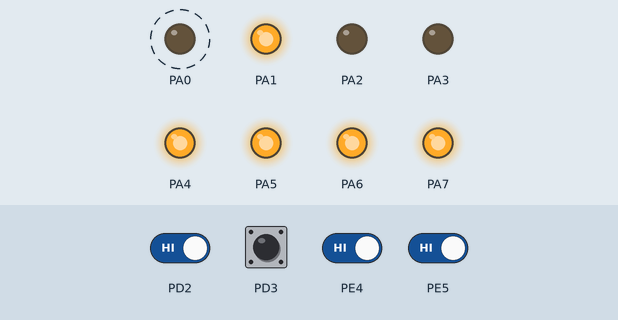
Recording of a program running on a simulated ATmega128, built with avr-gcc and emulated at 16 MHz. On the bench: output pins drawn as LEDs (lit = HIGH). Dashed ring = blinking. The test bench sets the inputs (shaded band); at power-on: PD2, PD3, PE4, PE5 HIGH.

Above: at 1.25 s.
1.3 s: PD2 driven LOW
At 2.1 s:
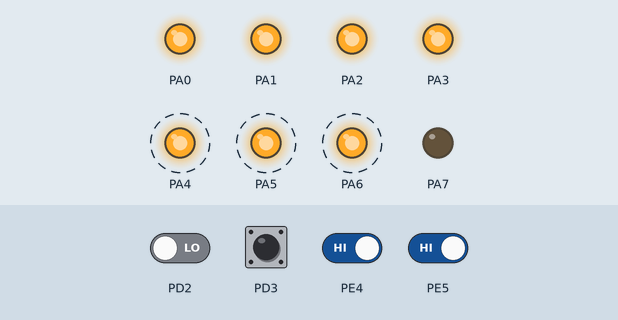
4.3 s: PE4 driven LOW
At 4.45 s:
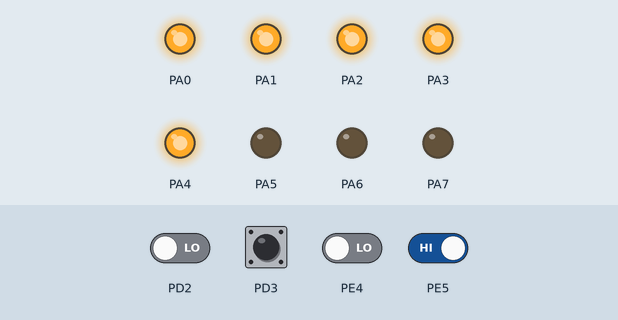
7.3 s: PE5 driven LOW
At 8.35 s:
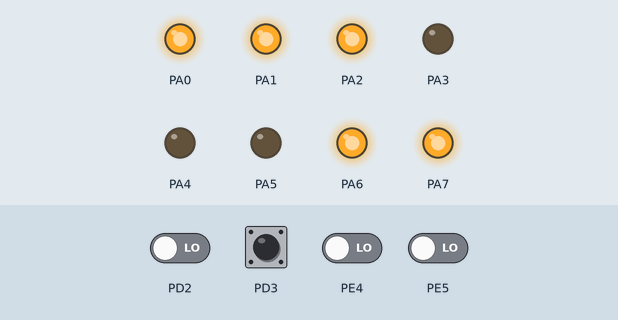
10.3 s: PD3 driven LOW
At 10.65 s:
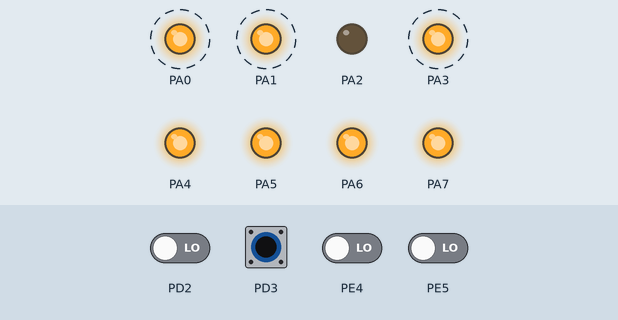
13.3 s: PD3 pulsed HIGH 2 times (0.12 s each, 0.3 s apart)
At 26.65 s:
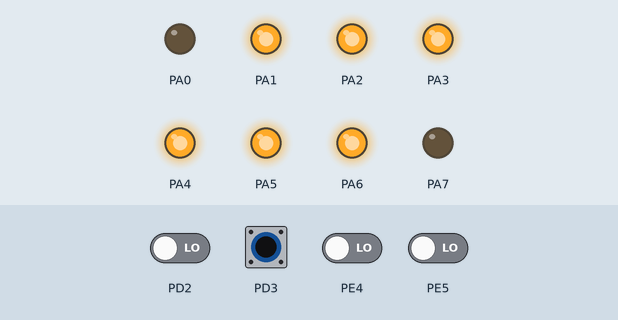
Timing chart, 0 to 28.5 s (numbered marks = the images above; inputs shaded):
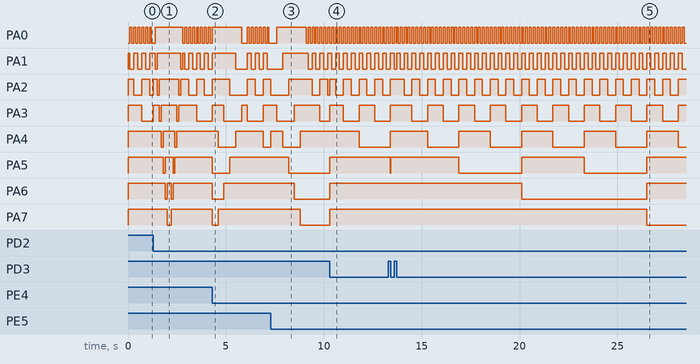

The program:

main.c
```c
#define F_CPU 16000000
#include <avr/io.h>
#include <avr/interrupt.h>
#include <util/delay.h>
int main(void)
{
	DDRA  = 0xFF;
	DDRD &= ~((1 << PD2) | (1 << PD3));    // 스위치 2,3
	DDRE &= ~((1 << PE4) | (1 << PE5));    // 스위치 0,1
	PORTA = 0xFF;                          // 카운터 0
	EIMSK = (1 << INT2) | (1 << INT3) | (1 << INT4) | (1 << INT5);
	EICRA = (1 << ISC21) | (1 << ISC31);   // INT2, INT3
	EICRB = (1 << ISC41) | (1 << ISC51);   // INT4, INT5
	sei();
	while (1)
	{
		if (PORTA == 0x00)  PORTA = 0xFF;  // 다 세면 0으로 되돌리기
		else                PORTA--;       // 감소 = 표시값 증가
		_delay_ms(100);
	}
}
ISR(INT4_vect)    // SW0: LED 3개 우측 이동
{
	int16_t temp = 0b11100000;
	for (int i = 0; i < 6; i++)
	{
		PORTA = ~temp;
		temp = temp >> 1;
		_delay_ms(300);
	}
}
ISR(INT5_vect)    // SW1: LED 3개 좌측 이동
{
	int16_t temp = 0b00000111;
	for (int i = 0; i < 6; i++)
	{
		PORTA = ~temp;
		temp = temp << 1;
		_delay_ms(300);
	}
}
ISR(INT2_vect)    // SW2: 1개 좌측 이동 후 우측 이동
{
	int16_t temp = 0b00000001;
	for (int i = 0; i < 8; i++)
	{
		PORTA = ~temp;
		temp = temp << 1;
		_delay_ms(100);
	}
	for (int i = 0; i < 8; i++)
	{
		temp = temp >> 1;
		PORTA = ~temp;
		_delay_ms(100);
	}
}
ISR(INT3_vect)    // SW3: 카운터 초기화
{
	PORTA = 0xFF;
}
```

Measured:
- after the input at 1.3 s, PA6: alternates HIGH for 0.20 s and LOW for 0.10 s, 4 changes in all, then stays HIGH, starting after 0.60 s; PA7: HIGH → LOW after 0.70 s, → HIGH 0.20 s later
- after the input at 4.3 s, PA5: HIGH → LOW after 0.00 s instead of 1.6 s; PA6: HIGH → LOW at once, → HIGH 0.60 s later; PA7: HIGH → LOW at once, → HIGH 0.30 s later
- after the input at 7.3 s, PA5: HIGH → LOW after 0.90 s instead of 1.2 s; PA6: HIGH → LOW after 1.2 s; PA7: HIGH → LOW after 1.5 s
- after the input at 10.3 s, PA5–7: LOW → HIGH after 0.00 s instead of 1.9 s
- after the input at 13.3 s, PA7: HIGH → LOW after 13.2 s instead of 9.7 s
- by itself, PA0: moves between LOW and HIGH, repeating every 2.0 s
- by itself, PA2: repeats every 0.80 s: LOW 0.40 s, HIGH 0.40 s
- by itself, PA3: repeats every 1.6 s: LOW 0.80 s, HIGH 0.80 s
